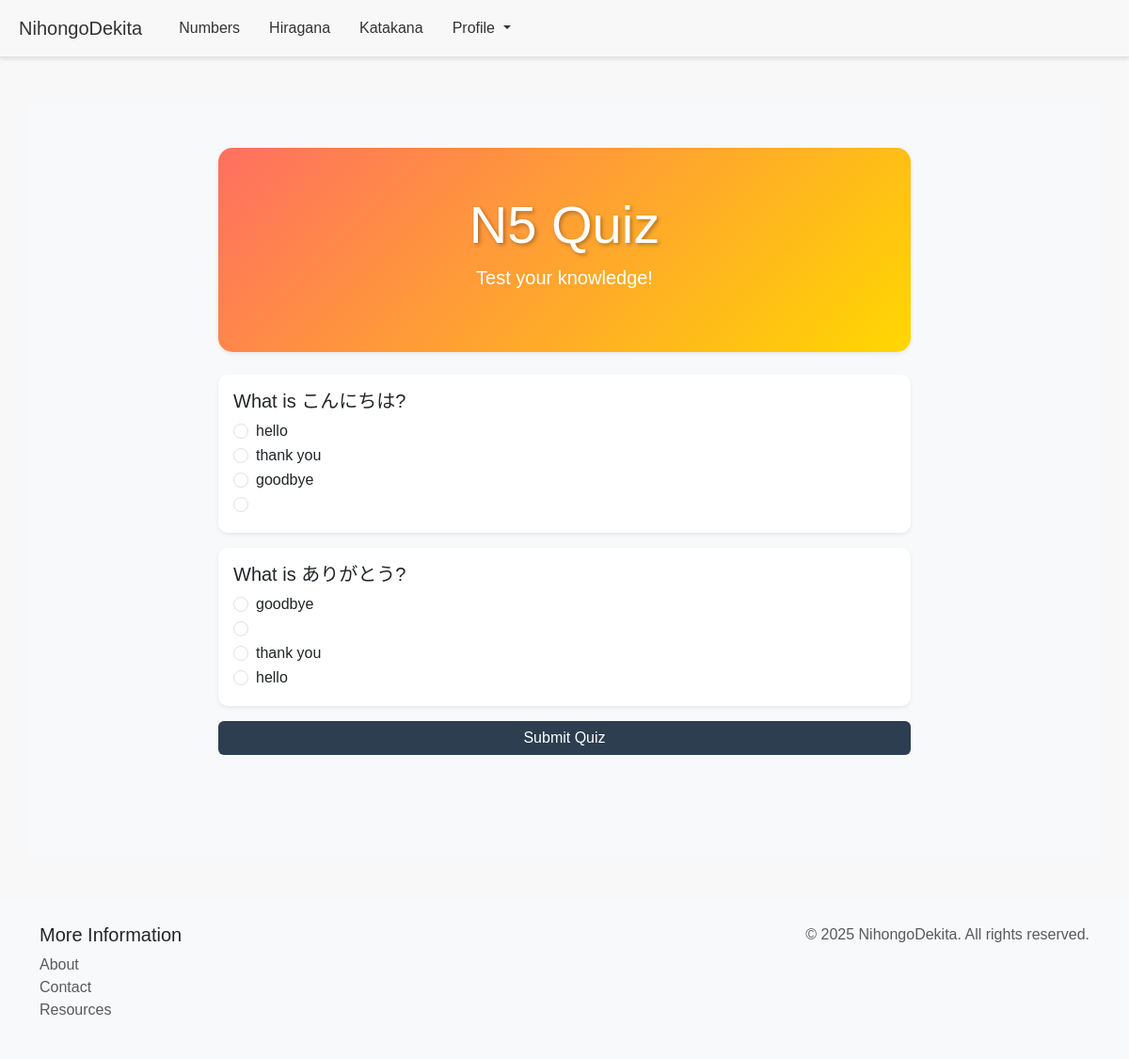
Screenshot of /quiz/N5/ (signed in) with the database file from the repository.
### treasures/models.py (models this page shows, shortened)
class QuizQuestion(models.Model):
    level = models.CharField(max_length=2, choices=[('N5', 'N5'), ('N4', 'N4'), ('N3', 'N3'), ('N2', 'N2'), ('N1', 'N1')])
    question = models.CharField(max_length=255)
    wrong_answer1 = models.CharField(max_length=100)  # Reverted from option1
    wrong_answer2 = models.CharField(max_length=100)  # Reverted from option2
    wrong_answer3 = models.CharField(max_length=100)  # Reverted from option3
    correct_answer = models.CharField(max_length=100)

### treasures/views.py (the view, shortened to what this page needs)
# urls.py: path('quiz/<str:level>/', views.quiz, name='quiz'),
def quiz(request, level):
    if not request.user.is_authenticated:
        return redirect('login')
    questions = QuizQuestion.objects.filter(level=level)
    if not questions:
        return render(request, 'quiz.html', {'level': level, 'error': 'No questions available for this level.'})
    questions_with_options = []
    for question in questions:
        options = [question.wrong_answer1, question.wrong_answer2, question.wrong_answer3, question.correct_answer]
        random.shuffle(options)  # Shuffle the options
        questions_with_options.append({
            'question': question,
            'options': options,
        })
    return render(request, 'quiz.html', {'level': level, 'questions_with_options': questions_with_options})

### treasures/auth_backend.py (called while the page is built)
    def get_user(self, user_id):
        UserModel = get_user_model()
        try:
            return UserModel.objects.get(pk=user_id)
        except UserModel.DoesNotExist:
            return None

### templates/quiz.html (shortened to what this page needs)
{% extends 'base.html' %}
{% block content %}
<div class="container mt-5" style="background-color: #f8f9fa; min-height: 100vh;">
    <div class="row justify-content-center py-5">
        <div class="col-md-8">
            <div class="card shadow-sm border-0 mb-4" style="background: linear-gradient(135deg, #ff6f61, #ffd700); border-radius: 15px;">
                <div class="card-body text-center text-white p-5">
                    <h1 class="display-4" style="text-shadow: 2px 2px 4px rgba(0,0,0,0.3);">{{ level }} Quiz</h1>
                    <p class="lead">Test your knowledge!</p>
                </div>
            </div>
            {% if error %}
                <div class="alert alert-warning text-center" role="alert">{{ error }}</div>
            {% elif submitted %}
                <div class="alert alert-success text-center" role="alert">
                    <h4>Quiz Completed!</h4>
                    <p>Your Score: {{ score }}%</p>
                    <a href="{% url 'dashboard' %}" class="btn btn-outline-success">View Progress</a>
                </div>
            {% else %}
                <form method="post">
                    {% for item in questions_with_options %}
                        <div class="card mb-3 border-0 shadow-sm">
                            <div class="card-body">
                                <h5 class="card-title">{{ item.question.question }}</h5>
                                {% for option in item.options %}
                                    <div class="form-check">
                                        <input class="form-check-input" type="radio" name="question_{{ item.question.id }}" value="{{ option }}" required>
                                        <label class="form-check-label">{{ option }}</label>
                                    </div>
                                {% endfor %}
                            </div>
                        </div>
                    {% endfor %}
                    <button type="submit" class="btn btn-primary w-100" style="background-color: #2c3e50; border: none;">Submit Quiz</button>
                </form>
            {% endif %}
        </div>
    </div>
</div>
{% endblock %}

### static/css/styles.css (style rules this page uses)
body { font-family: 'Noto Sans Japanese', sans-serif; background-color: #f8f8f8; }
.btn-primary { background-color: #007bff; border-color: #007bff; transition: background-color 0.3s; }
.card { border-radius: 10px; box-shadow: 0 2px 4px rgba(0, 0, 0, 0.1); }

### rows the page displays
QuizQuestion: question.question "What is こんにちは?", options "hello" "thank you" "goodbye"
QuizQuestion: question.question "What is ありがとう?", options "goodbye" "thank you" "hello"

### other values shown
{{ level }} "N5"
